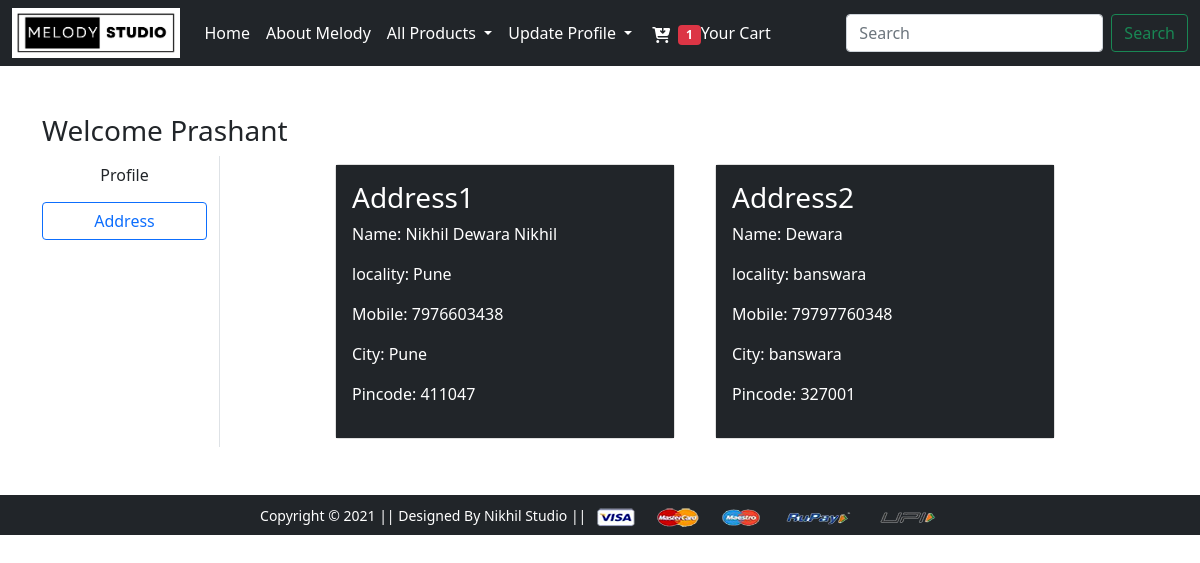
Page /address/ (signed in) on the committed database.
### melodyapp/models.py (models this page shows, shortened)
class Customer(models.Model):
    user=models.ForeignKey(User,on_delete=models.CASCADE)
    name=models.CharField(max_length=200)
    locality=models.CharField(max_length=200)
    city=models.CharField(max_length=50)
    mobile=models.IntegerField(default=0)
    pincode=models.IntegerField(default=0)

### melodyapp/views.py (the view)
# urls.py: path('address/',views.address,name='address'),
def address(request):
    add= Customer.objects.filter(user=request.user)
    totalitem=0
    if request.user.is_authenticated:
        totalitem=len(Cart.objects.filter(user=request.user))
    return render(request,'address.html',locals())

### template/address.html (shortened to what this page needs)
{% extends "base.html" %}
{% load static %}
{% block main-content %}
    <div class="container my-5">
        <div class="row">
            <h3>Welcome <span class="text-capitalize">{{request.user}}</span></h3>
            <div class="col-sm-2 border-end">
                <ul class="list-unstyled">
                    <li class="d-grid"><a href="{% url 'profile' %}" class="btn btn">Profile</a></li>
                    <li class="d-grid my-2"><a href="{% url 'address' %}" class="btn btn-outline-primary">Address</a></li>
                </ul>
            </div>
            <div class="col-sm-8 offset-sm-1">
                <div class="row">
                    {% for ad in add %}
                        <div class="col-sm-6">
                            <div class="card m-2 ">
                                <div class="card-body bg-dark ">
                                    <h3 style="color: white;">Address{{forloop.counter}}</h3>
                                    <p style="color: white;">Name: {{ad.name}}</p>
                                    <p style="color: white;">locality: {{ad.locality}}</p>
                                    <p style="color: white;">Mobile: {{ad.mobile}}</p>
                                    <p style="color: white;">City: {{ad.city}}</p>
                                    <p style="color: white;">Pincode: {{ad.pincode}}</p>
                                </div>
                            </div>
                        </div>
                    {% endfor %}
                </div>
            </div>
        </div>
    </div>
{% endblock main-content %}

### rows in the picture
Customer: name "Nikhil Dewara Nikhil", locality "Pune", mobile "7976603438", city "Pune", pincode "411047"
Customer: name "Dewara", locality "banswara", mobile "79797760348", city "banswara", pincode "327001"

### other values in the picture
{{ totalitem }} "1"
{{ request.user }} "Prashant"
